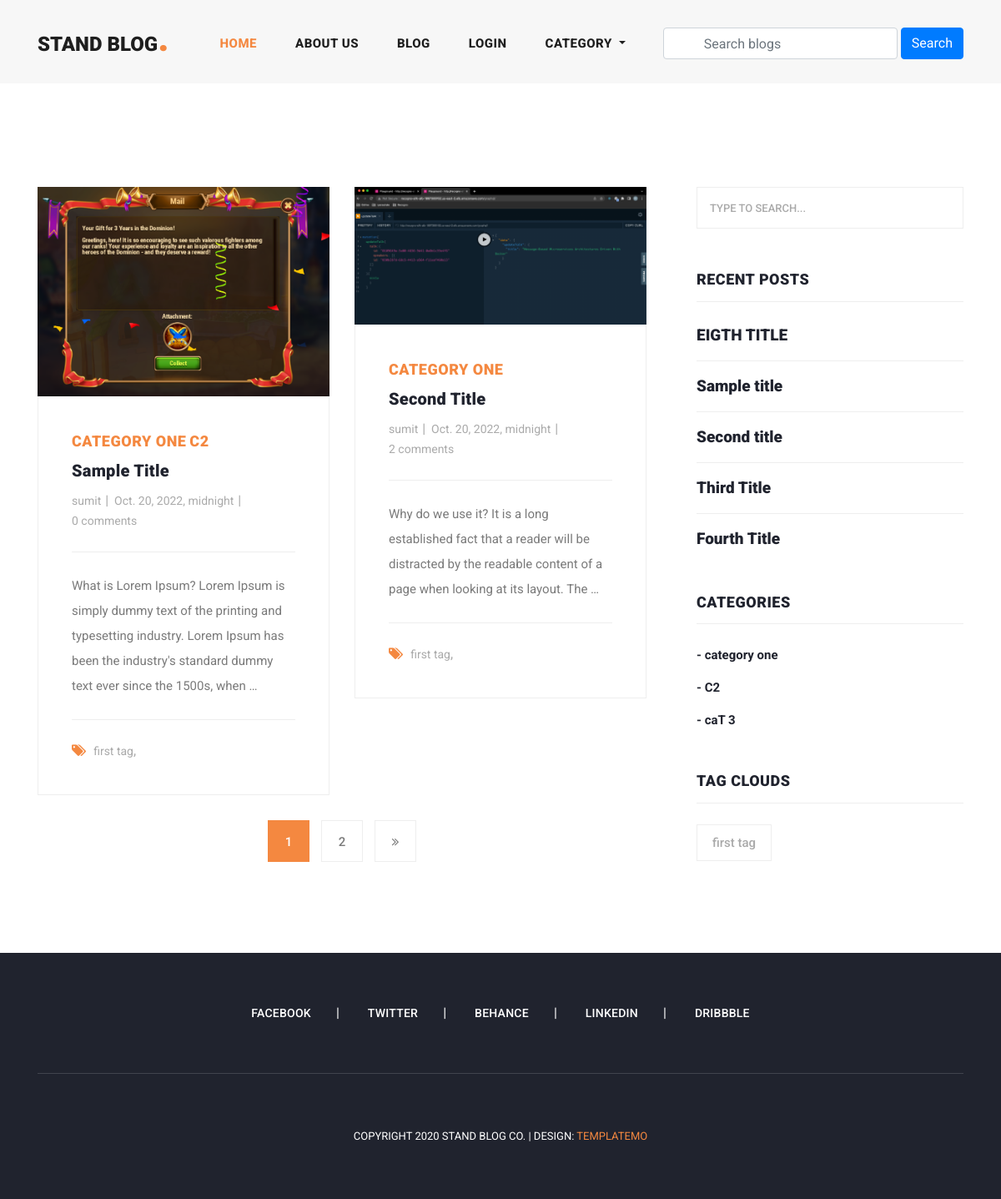
Page /category_blogs/category-one on the committed database.
### blog/models.py (models this page shows, shortened)
class Blog(models.Model):
    user = models.ForeignKey(
        User,
        related_name='user_blogs',
        on_delete=models.CASCADE
    )
    category = models.ManyToManyField(
        Category,
        related_name='category_blogs',
        blank=True
    )
    tags = models.ManyToManyField(
        Tag,
        related_name='tag_blogs',
        blank=True
    )
    likes = models.ManyToManyField(
        User,
        related_name='user_likes',
        blank=True
    )
    completes = models.ManyToManyField(
        User,
        related_name='user_completes',
        blank=True
    )
    title = models.CharField(
        max_length=250
    )
    slug = models.SlugField(null=True, blank=True)
    banner = models.ImageField(upload_to='blog_banners')
    description = models.TextField(null=True)
    created_date = models.DateTimeField(auto_now_add=True)
    updated_date = models.DateTimeField(auto_now=True)

class Category(models.Model):
    title = models.CharField(max_length=150, unique=True)
    slug = models.SlugField(null=True, blank=True)
    created_date = models.DateTimeField(auto_now_add=True)

class Tag(models.Model):
    title = models.CharField(max_length=150)
    slug = models.SlugField(null=True, blank=True)
    created_date = models.DateTimeField(auto_now_add=True)

### user_profile/models.py (models this page shows, shortened)
class User(AbstractBaseUser, PermissionsMixin):
    id = models.CharField(max_length=80, primary_key=True, default=uuid.uuid4, editable=False)
    first_name = models.CharField(max_length=255)
    last_name = models.CharField(max_length=255, blank=True, null=True)
    email = models.EmailField(unique=True, max_length=255)
    profile_image = models.ImageField(null=True, blank=True, upload_to="profile_images")
    is_active = models.BooleanField(default=True)
    is_admin = models.BooleanField(default=False)
    is_email_verified = models.BooleanField(default=False)
    created_at = models.DateTimeField(auto_now_add=True)
    updated_at = models.DateTimeField(auto_now=True)
    objects = UserAccountManager()
    USERNAME_FIELD = 'email'
    REQUIRED_FIELDS = ['first_name']

### blog/views.py (the view)
# urls.py: path('category_blogs/<str:slug>', category_blogs, name='category_blogs'),
def category_blogs(request, slug):
    category = Category.objects.get(slug=slug)
    queryset = category.category_blogs.all()
    tags = Tag.objects.order_by('-created_date')
    page = request.GET.get('page', 1)
    paginator = Paginator(queryset, 2)
    print(page)
    try:
        blogs = paginator.page(page)
    except EmptyPage:
        blogs = paginator.page(1)
    except PageNotAnInteger:
        blogs = paginator.page(1)
        return redirect('blogs')
    all_blogs = Blog.objects.order_by('-created_date')[:5]
    context = {
        "blogs": blogs,
        "tags": tags,
        "paginator": paginator,
        "all_blogs": all_blogs
    }
    return render(request, 'category_blogs.html', context)

### blog/context_processors.py (called while the page is built)
def get_all_categories(request):
    categories = Category.objects.all()
    context = {
        "categories": categories
    }
    return context

### templates/category_blogs.html (shortened to what this page needs)
{% extends 'base.html' %}
{% load static %}
{% block content %}
  <section class="blog-posts grid-system">
      <div class="container">
        <div class="row">
          <div class="col-lg-8">
            <div class="all-blog-posts">
              <div class="row">
                {% for blog in blogs %}
                  {% include 'blog_card.html' %}
                {% endfor %}
                <div class="col-lg-12">
                  {% include 'pagination.html' %}
                </div>
              </div>
            </div>
          </div>
          {% include 'sidebar.html' with blogs=all_blogs %}
        </div>
      </div>
    </section>
{% endblock content %}

### templates/blog_card.html
{% load static %}
<div class="col-lg-6">
  <div class="blog-post">
    <div class="blog-thumb">
      <img src="{{blog.banner.url}}" alt="">
    </div>
    <div class="down-content">
      {% for c in blog.category.all %}
      <span>{{c.title}}</span>
      {% endfor %}
      <a href="{% url 'blog_details' blog.slug %}"><h4>{{blog.title}}</h4></a>
      <ul class="post-info">
        <li><a href="#">{{blog.user.first_name}}</a></li>
        <li><a href="#">{{blog.created_date}}</a></li>
        <li><a href="#">{{blog.blog_comments.all.count}} comments</a></li>
      </ul>
       <p>{{blog.description|truncatewords:30}}</p>
      <div class="post-options">
        <div class="row">
          <div class="col-lg-12">
            <ul class="post-tags">
              <li><i class="fa fa-tags"></i></li>
              {% if blog.tags.all.count > 0 %}
                {% for t in blog.tags.all %}
                    <li><a href="{%url 'tag_blogs' t.slug%}">{{t.title}}</a>,</li>
                {% endfor %}
              {% else %}
                None
              {% endif %}
            </ul>
          </div>
        </div>
      </div>
    </div>
  </div>
</div>

### templates/sidebar.html
<div class="col-lg-4">
    <div class="sidebar">
      <div class="row">
        <div class="col-lg-12">
          <div class="sidebar-item search">
            <form id="search_form" name="gs" method="GET" action="#">
              <input type="text" name="q" class="searchText" placeholder="type to search..." autocomplete="on">
            </form>
          </div>
        </div>
        <div class="col-lg-12">
          <div class="sidebar-item recent-posts">
            <div class="sidebar-heading">
              <h2>Recent Posts</h2>
            </div>
            <div class="content">
              <ul>
                {% for blog in blogs %}
                  <li><a href="post-details.html">
                    <h5>{{blog.title}}</h5>
                  </a></li>
                {% endfor %}
              </ul>
            </div>
          </div>
        </div>
        <div class="col-lg-12">
          <div class="sidebar-item categories">
            <div class="sidebar-heading">
              <h2>Categories</h2>
            </div>
            <div class="content">
              <ul>
                {% for c in categories %}
                  <li><a href="{%url 'category_blogs' c.slug%}">- {{c.title}}</a></li>
                {% endfor %}
              </ul>
            </div>
          </div>
        </div>
        <div class="col-lg-12">
          <div class="sidebar-item tags">
            <div class="sidebar-heading">
              <h2>Tag Clouds</h2>
            </div>
            <div class="content">
              <ul>
                {% for t in tags %}
                  <li><a href="{%url 'tag_blogs' t.slug%}">{{t.title}}</a></li>
                {% endfor %}
              </ul>
            </div>
          </div>
        </div>
      </div>
    </div>
  </div>

### assets/css/templatemo-stand-blog.css (style rules this page uses)
body { font-family: 'Roboto', sans-serif; overflow-x: hidden; text-rendering: optimizeLegibility; -webkit-font-smoothing: antialiased; -moz-osx-font-smoothing: grayscale; }
p { margin-bottom: 0px; font-size: 15px; font-weight: 400; color: #7a7a7a; line-height: 30px; }
a { text-decoration: none!important; }
ul { padding: 0; margin: 0; list-style: none; }
h1,h2,h3,h4,h5,h6 { margin: 0px; }
.blog-posts { margin-top: 100px; }
.blog-posts .blog-post { margin-bottom: 30px; }
.blog-posts .blog-thumb img { width: 100%; overflow: hidden; }
.blog-posts .down-content { padding: 40px; border-right: 1px solid #eee; border-left: 1px solid #eee; border-bottom: 1px solid #eee; }
.blog-posts .down-content span { font-size: 18px; text-transform: uppercase; letter-spacing: 0.5px; font-weight: 900; color: #f48840; }
.blog-posts .down-content h4 { font-size: 24px; text-transform: capitalize; letter-spacing: 0.5px; font-weight: 900; color: #20232e; margin: 10px 0px 12px 0px; }
.blog-posts .down-content ul.post-info li { display: inline-block; margin-right: 8px; }
.blog-posts .down-content ul.post-info li:after { content: '|'; color: #aaa; margin-left: 8px; }
.blog-posts .down-content h4 { font-size: 20px; letter-spacing: 0.25px; }
.grid-system .down-content ul.post-info li { margin-right: 3px; }
.grid-system .down-content ul.post-info li:after { margin-left: 5px; }
.blog-posts .down-content ul.post-info li:last-child::after { display: none; }
.blog-posts .down-content ul.post-info li a { font-size: 14px; color: #aaa; font-weight: 400; transition: all .3s; }
.blog-posts .down-content p { padding: 25px 0px; margin: 25px 0px; border-top: 1px solid #eee; border-bottom: 1px solid #eee; }
.blog-posts .down-content ul.post-tags li, .blog-posts .down-content ul.post-share li { display: inline-block; }
.blog-posts .down-content ul.post-tags li:first-child i, .blog-posts .down-content ul.post-share li:first-child i { color: #f48840; margin-right: 5px; }
.blog-posts .down-content ul.post-tags li, .blog-posts .down-content ul.post-share li { color: #aaa; }
.blog-posts .down-content ul.post-tags li a, .blog-posts .down-content ul.post-share li a { font-size: 14px; color: #aaa; font-weight: 400; transition: all .3s; }
.blog-posts .sidebar-heading h2 { font-size: 18px; text-transform: uppercase; font-weight: 900; letter-spacing: 0.5px; color: #20232e; border-bottom: 1px solid #eee; padding-bottom: 15px; margin-bottom: 25px; }
.sidebar { margin-left: 30px; }
.sidebar .sidebar-item { margin-top: 50px; }
.sidebar .search { margin-top: 0px; }
.sidebar .sidebar-heading h2 { font-size: 18px; text-transform: uppercase; font-weight: 900; letter-spacing: 0.5px; color: #20232e; border-bottom: 1px solid #eee; padding-bottom: 15px; margin-bottom: 25px; }
.sidebar .search input { width: 100%; height: 50px; border: 1px solid #eee; font-size: 13px; text-transform: uppercase; font-weight: 500; color: #7a7a7a; outline: none; padding: 0px 15px; }
.sidebar .search input::placeholder { color: #aaa; }
.sidebar .recent-posts ul li { margin-bottom: 15px; padding-bottom: 15px; border-bottom: 1px solid #eee; }
.sidebar .recent-posts ul li:last-child { margin-bottom: 0px; padding-bottom: 0px; border-bottom: none; }
.sidebar .recent-posts ul li h5 { font-size: 19px; font-weight: 900; color: #20232e; line-height: 30px; transition: all 0.3s; }
.sidebar .categories ul li { margin-bottom: 15px; }
.sidebar .categories ul li:last-child { margin-bottom: 0px; }
.sidebar .categories ul li a { font-size: 15px; font-weight: 700; color: #20232e; transition: all .3s; }
.sidebar .tags ul li { margin-right: 6px; display: inline-block; }
.sidebar .tags ul li { margin-bottom: 10px; }
.sidebar .tags ul li a { font-size: 15px; font-weight: 500; color: #aaa; display: inline-block; border: 1px solid #eee; padding: 10px 18px; transition: all .3s; }

### rows in the picture
Blog: banner (picture), title "Sample Title", user.first_name "sumit", created_date "Oct. 20, 2022, midnight", blog_comments.all.count "0", description "What is Lorem Ipsum? Lorem Ipsum is simply dummy text of the printing and typesetting industry. Lorem Ipsum has been the industry's standard dummy text ever since the 1500s, when …", title "Sample title"
Category: title "CATEGORY ONE", title "category one"
Category: title "C2"
Tag: title "first tag"
Blog: banner (picture), title "Second Title", user.first_name "sumit", created_date "Oct. 20, 2022, midnight", blog_comments.all.count "2", description "Why do we use it? It is a long established fact that a reader will be distracted by the readable content of a page when looking at its layout. The …", title "Second title"
Blog: title "EIGTH TITLE"
Blog: title "Third Title"
Blog: title "Fourth Title"
Category: title "caT 3"

### other values in the picture
{{ page }} "1"
{{ page }} "2"
